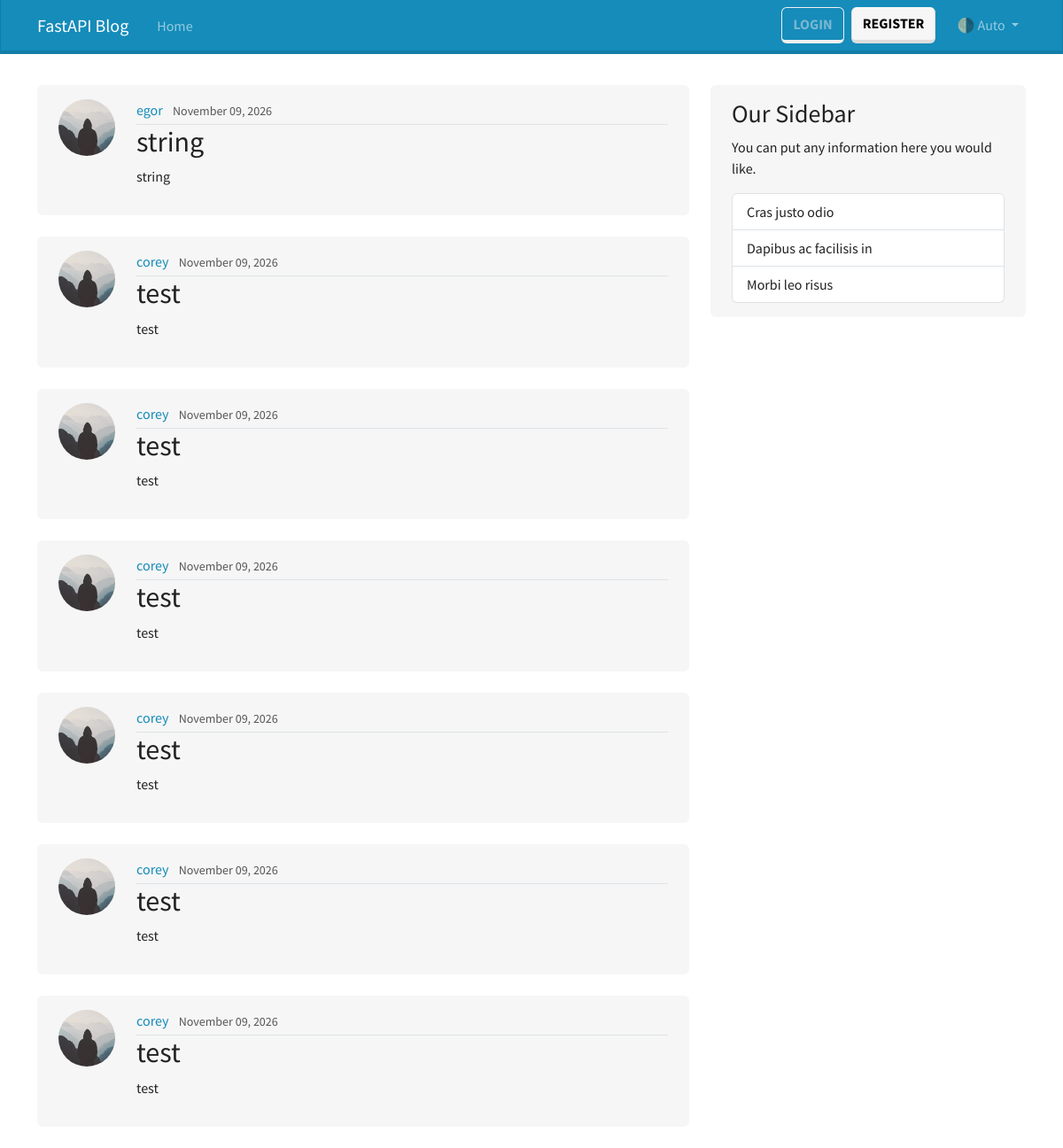
Page /posts on the earlier database version.
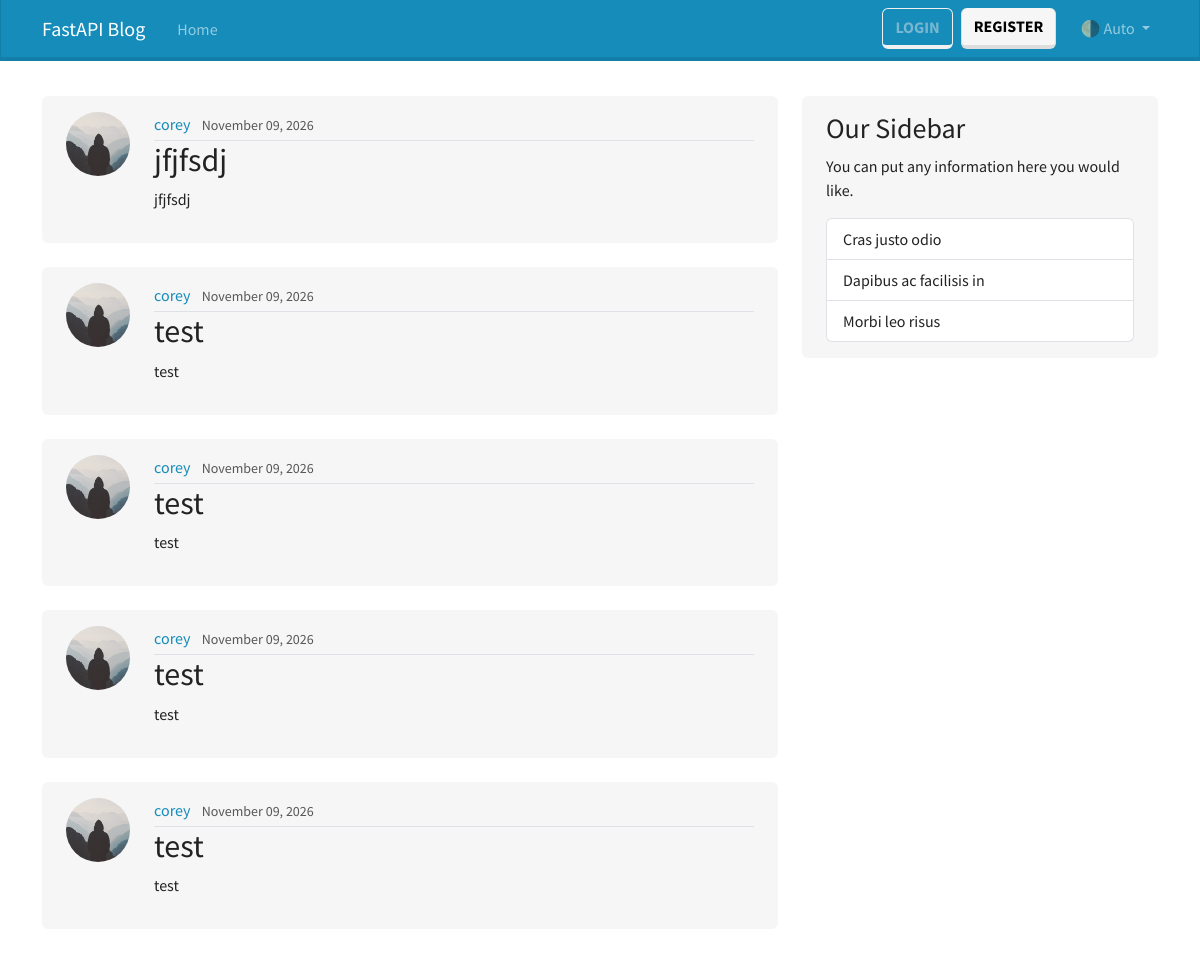
Same page on the later database version.
### posts/models.py (models this page shows)
class Post(Base):
    __tablename__ = "posts"
    id: Mapped[int] = mapped_column(Integer, primary_key=True, index=True)
    title: Mapped[str] = mapped_column(String(50), nullable=False)
    content: Mapped[str] = mapped_column(Text, nullable=False)
    user_id: Mapped[int] = mapped_column(
        ForeignKey("users.id"), nullable=False, index=True
    )
    date_posted: Mapped[datetime] = mapped_column(
        DateTime(timezone=True), default=lambda: datetime.now(UTC)
    )
    author: Mapped["User"] = relationship(back_populates="posts")

### users/models.py (models this page shows, shortened)
class User(Base):
    __tablename__ = "users"
    id: Mapped[int] = mapped_column(Integer, primary_key=True, index=True)
    username: Mapped[str] = mapped_column(String(50), unique=True, nullable=False)
    email: Mapped[str] = mapped_column(String(120), unique=True, nullable=False)
    image_file: Mapped[str | None] = mapped_column(
        String(200), nullable=True, default=None
    )
    posts: Mapped[list["Post"]] = relationship(back_populates="author")

### posts/pages.py (the view)
@router.get("/", name="home")
@router.get("/posts", name="posts")
def home(request: Request, db: Annotated[Session, Depends(get_db)]):
    result = db.execute(select(Post))
    posts = result.scalars().all()
    context = {"posts": posts, "title": "Home"}
    return templates.TemplateResponse(request, "home.html", context=context)

### templates/home.html
{% extends "layout.html" %} {% block content %} {% for post in posts %}
<article class="d-flex gap-4 py-3 px-4 mb-4 bg-body-tertiary rounded">
  <img
    class="rounded-circle article-img flex-shrink-0"
    src="{{ post.author.image_path }}"
    alt="{{ post.author.username }}'s profile picture"
    width="64"
    height="64"
    loading="lazy"
  />
  <div class="flex-grow-1">
    <div class="border-bottom pb-1">
      <a
        class="me-2 text-decoration-none"
        href="{{ url_for('user_posts', user_id=post.author.id) }}"
      >
        {{ post.author.username }}
      </a>
      <small class="text-body-secondary"
        >{{ post.date_posted.strftime('%B %d, %Y') }}</small
      >
    </div>
    <h2>
      <a
        class="article-title text-reset link-primary text-decoration-none"
        href="{{ url_for('post_page', post_id=post.id) }}"
      >
        {{ post.title | default("Title hasn't been set") }}
      </a>
    </h2>
    <p class="article-content">{{ post.content }}</p>
  </div>
</article>
{% endfor %} {% endblock content %}

### templates/layout.html (shortened to what this page needs)
<!doctype html>
<html lang="en">
  <head>
    <link
      href="https://cdn.jsdelivr.net/npm/bootstrap@5.3.3/dist/css/bootstrap.min.css"
      rel="stylesheet"
    />
    <link
      rel="stylesheet"
      href="https://cdn.jsdelivr.net/npm/bootswatch@5.3.3/dist/lumen/bootstrap.min.css"
    />
  </head>
  <body class="d-flex flex-column min-vh-100">
    <header>
      <nav
        class="navbar navbar-expand-md bg-primary fixed-top"
        data-bs-theme="dark"
      >
        <div class="container">
          <a class="navbar-brand me-4" href="{{ url_for('home') }}"
            >FastAPI Blog</a
          >
          <div class="collapse navbar-collapse" id="navbarColor01">
            <ul class="navbar-nav me-auto">
              <li class="nav-item">
                <a class="nav-link" href="{{ url_for('home') }}">Home </a>
              </li>
            </ul>
            <div class="navbar-nav">
              <a class="btn btn-outline-secondary mb-2 mb-md-0 me-md-2" href="#"
                >Login</a
              >
              <a class="btn btn-light mb-2 mb-md-0 me-md-3" href="#"
                >Register</a
              >
              <div class="nav-item dropdown">
                <a
                  class="nav-link dropdown-toggle"
                  href="#"
                  role="button"
                  id="bd-theme"
                  data-bs-toggle="dropdown"
                  aria-expanded="false"
                >
                  <span id="bd-theme-text">🌗 Auto</span>
                </a>
              </div>
            </div>
          </div>
        </div>
      </nav>
    </header>
    <main class="container" style="padding-top: 6rem">
      <div class="row">
        <div class="col-md-8">{% block content %} {% endblock content %}</div>
        <aside class="col-md-4">
          <div
            class="content-section py-3 px-4 mb-4 mt-md-0 mt-3 bg-body-tertiary rounded"
          >
            <h3>Our Sidebar</h3>
            <p>You can put any information here you would like.</p>
            <ul class="list-group">
              <li
                class="list-group-item d-flex justify-content-between align-items-center"
              >
                Cras justo odio
              </li>
              <li
                class="list-group-item d-flex justify-content-between align-items-center"
              >
                Dapibus ac facilisis in
              </li>
              <li
                class="list-group-item d-flex justify-content-between align-items-center"
              >
                Morbi leo risus
              </li>
            </ul>
          </div>
        </aside>
      </div>
    </main>
  </body>
</html>

Differences in the rows shown:
removed Post: author.username "corey", date_posted "November 09, 2026", title "test", content "test"
removed Post: author.username "corey", date_posted "November 09, 2026", title "test", content "test"
changed Post: author.username "egor" → "corey"; title "string" → "jfjfsdj"; content "string" → "jfjfsdj"
